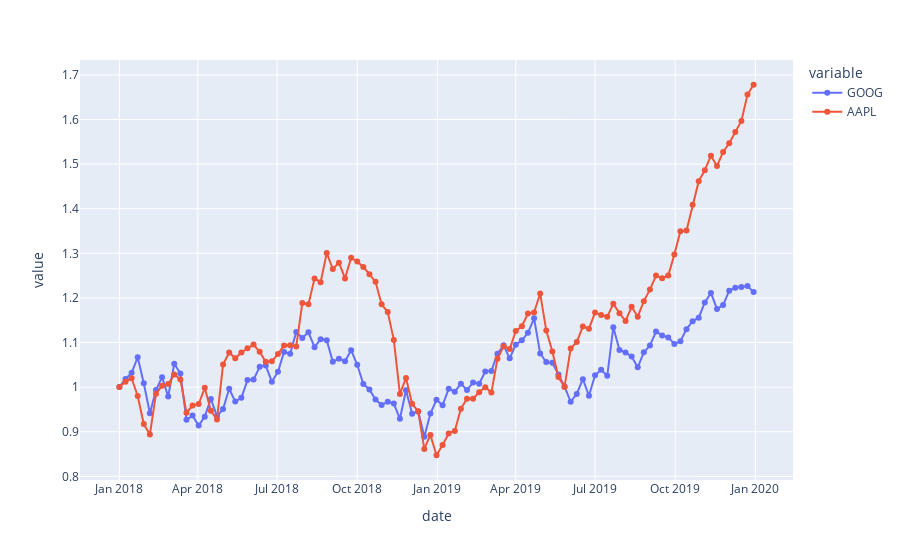

Notebook cell for this chart:
### Code cell
import plotly.graph_objects as go
df = px.data.stocks()
px.line(df, x="date", y='GOOG', labels={'x':'Date', 'y':'GOOG'},markers=True)

px.line(df, x="date", y=['GOOG','AAPL'], labels={'x':'Date', 'y':'AAPL'}, markers=True)
